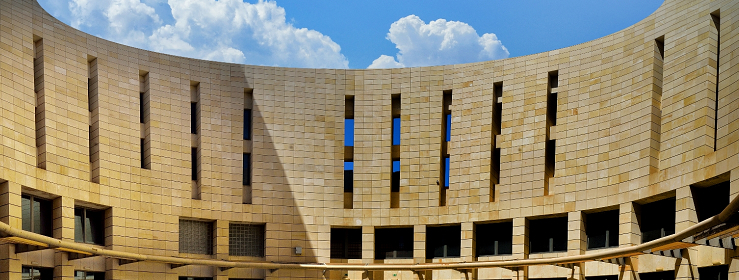
#> input picture Harris/tuc2.jpg, 739 x 280 px
$ python Harris.py
#> lines starting #> are read from the running program, lines starting #| are printed output that depends on the picture; after the words box and inside, x2 and y2 are one past the last pixel; in counts of white or black regions, pixels touching at a corner belong together
import cv2
import numpy as np

filename = 'tuc2.jpg'
img = cv2.imread(filename)
#> img is the input picture: shape (280, 739, 3); mean B, G, R 111.1, 133.8, 143.3
gray = cv2.cvtColor(img,cv2.COLOR_BGR2GRAY)
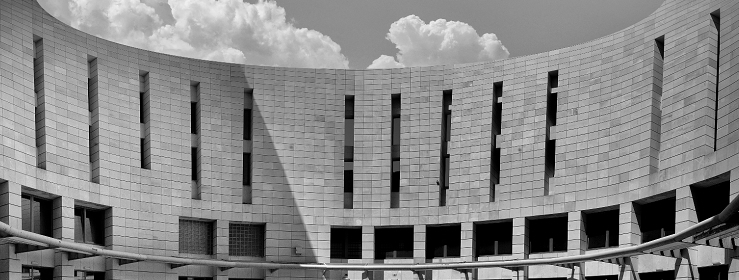
#> gray: shape (280, 739); min 0, max 253, mean 134

gray = np.float32(gray)
dst = cv2.cornerHarris(gray,2,7,0.1)
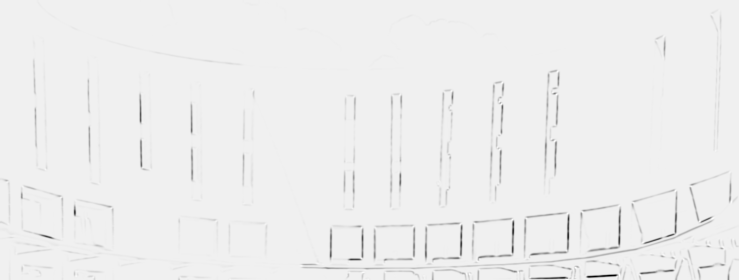
#> dst: shape (280, 739) float32; min -1.59e+12, max 9.63e+10, mean -1.44e+10; drawn with min black and max white

#result is dilated for marking the corners, not important
dst = cv2.dilate(dst,None)
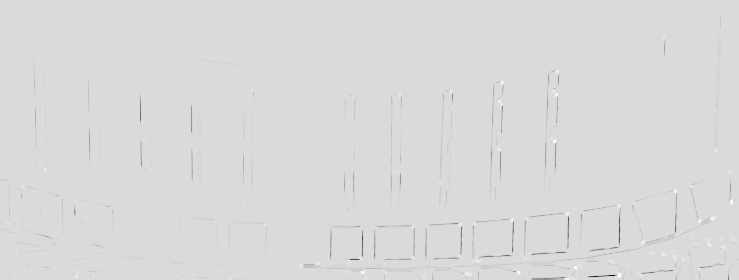
#> dst: shape (280, 739) float32; min -5.77e+11, max 9.63e+10, mean -1.74e+09; drawn with min black and max white

# Threshold for an optimal value, it may vary depending on the image.
img[dst>0.01*dst.max()]=[0,0,255]
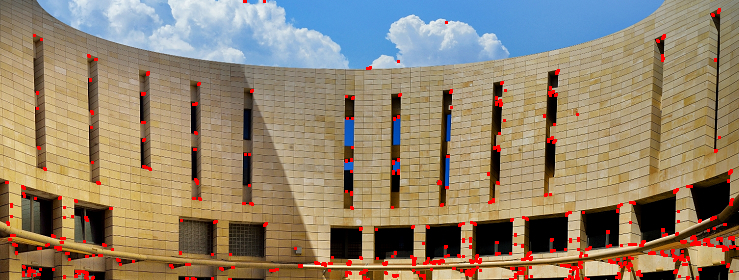
#> img: shape (280, 739, 3); 2.49% of pixels changed, all inside (x1, y1, x2, y2) = (5, 0, 739, 280)


cv2.imwrite('Harris_tuc.jpg', img)

$ run again, with Harris/tuc.jpg copied over Harris/tuc2.jpg
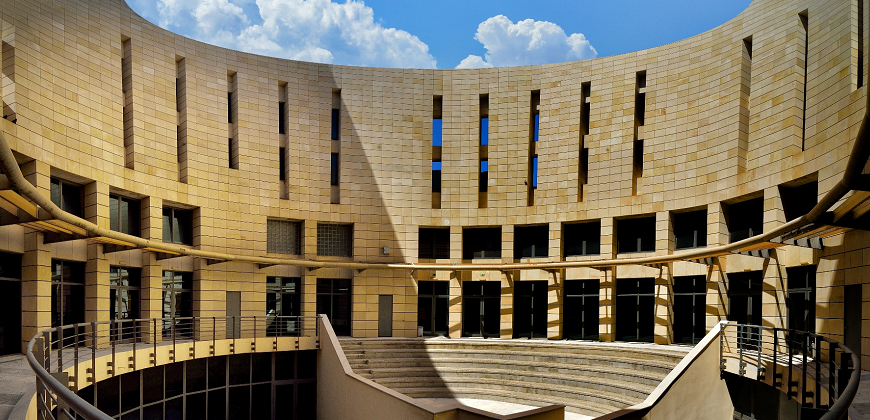
#> input picture Harris/tuc.jpg, 870 x 420 px
#> img is the input picture: shape (420, 870, 3); mean B, G, R 88, 111.7, 123.7
#> `dst = cv2.dilate(dst,None)`:
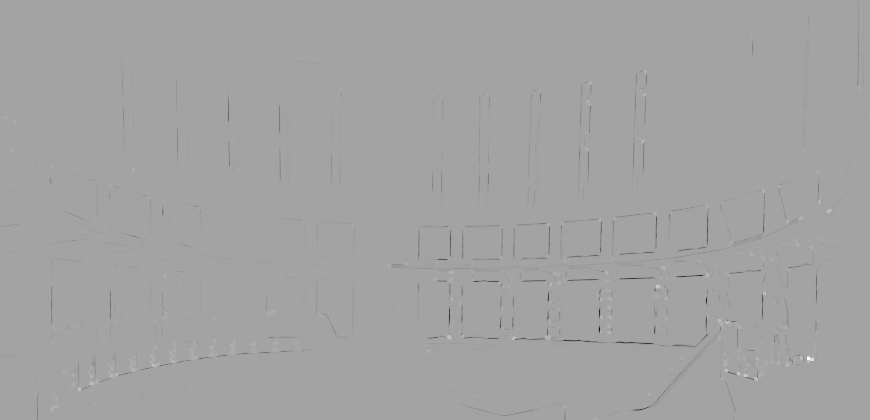
#> dst: shape (420, 870) float32; min -7.74e+11, max 4.35e+11, mean -1.7e+09; drawn with min black and max white
#> `img[dst>0.01*dst.max()]=[0,0,255]`:
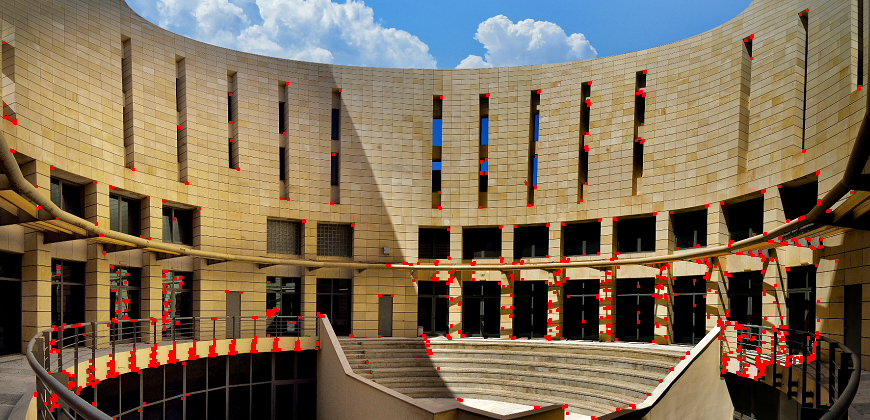
#> img: shape (420, 870, 3); 2.06% of pixels changed, all inside (x1, y1, x2, y2) = (2, 9, 861, 420)
